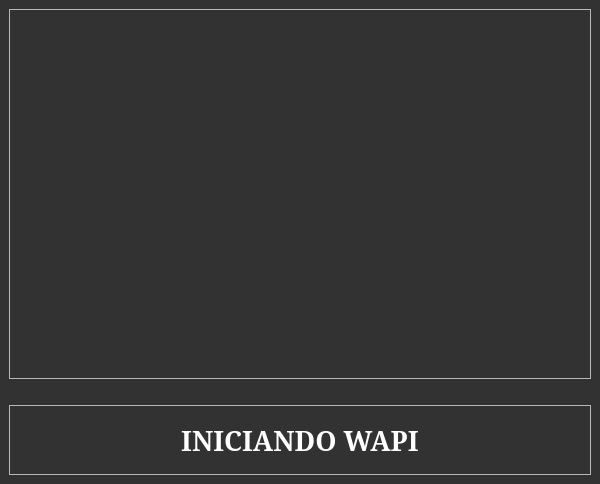
<?xml version="1.0" encoding="UTF-8"?>
<ui version="4.0">
 <class>Tela_Loading</class>
 <widget class="QMainWindow" name="Tela_Loading">
  <property name="geometry">
   <rect>
    <x>0</x>
    <y>0</y>
    <width>600</width>
    <height>450</height>
   </rect>
  </property>
  <property name="sizePolicy">
   <sizepolicy hsizetype="Preferred" vsizetype="Preferred">
    <horstretch>0</horstretch>
    <verstretch>0</verstretch>
   </sizepolicy>
  </property>
  <property name="minimumSize">
   <size>
    <width>0</width>
    <height>0</height>
   </size>
  </property>
  <property name="maximumSize">
   <size>
    <width>16777215</width>
    <height>16777215</height>
   </size>
  </property>
  <property name="windowTitle">
   <string>Iniciando WAPI</string>
  </property>
  <property name="styleSheet">
   <string notr="true">QMainWindow{
background-color: rgb(50,50,50);

}</string>
  </property>
  <widget class="QWidget" name="centralwidget">
   <layout class="QVBoxLayout" name="verticalLayout_2">
    <item>
     <widget class="QFrame" name="frame">
      <property name="sizePolicy">
       <sizepolicy hsizetype="Expanding" vsizetype="Expanding">
        <horstretch>0</horstretch>
        <verstretch>0</verstretch>
       </sizepolicy>
      </property>
      <property name="minimumSize">
       <size>
        <width>0</width>
        <height>370</height>
       </size>
      </property>
      <property name="styleSheet">
       <string notr="true">QFrame{
image: url(:/icons/ampulheta.svg);

}</string>
      </property>
      <property name="frameShape">
       <enum>QFrame::StyledPanel</enum>
      </property>
      <property name="frameShadow">
       <enum>QFrame::Raised</enum>
      </property>
      <layout class="QVBoxLayout" name="verticalLayout"/>
     </widget>
    </item>
    <item>
     <spacer name="verticalSpacer">
      <property name="orientation">
       <enum>Qt::Vertical</enum>
      </property>
      <property name="sizeType">
       <enum>QSizePolicy::Fixed</enum>
      </property>
      <property name="sizeHint" stdset="0">
       <size>
        <width>20</width>
        <height>20</height>
       </size>
      </property>
     </spacer>
    </item>
    <item>
     <widget class="QFrame" name="frame_2">
      <property name="frameShape">
       <enum>QFrame::StyledPanel</enum>
      </property>
      <property name="frameShadow">
       <enum>QFrame::Raised</enum>
      </property>
      <layout class="QHBoxLayout" name="horizontalLayout">
       <item>
        <widget class="QLabel" name="label">
         <property name="minimumSize">
          <size>
           <width>0</width>
           <height>50</height>
          </size>
         </property>
         <property name="maximumSize">
          <size>
           <width>16777215</width>
           <height>50</height>
          </size>
         </property>
         <property name="font">
          <font>
           <family>Garamond</family>
           <pointsize>20</pointsize>
           <bold>true</bold>
          </font>
         </property>
         <property name="styleSheet">
          <string notr="true">QLabel{
color: white
}</string>
         </property>
         <property name="text">
          <string>INICIANDO WAPI</string>
         </property>
         <property name="alignment">
          <set>Qt::AlignCenter</set>
         </property>
        </widget>
       </item>
      </layout>
     </widget>
    </item>
   </layout>
  </widget>
 </widget>
 <resources>
  <include location="icons.qrc"/>
 </resources>
 <connections/>
</ui>
